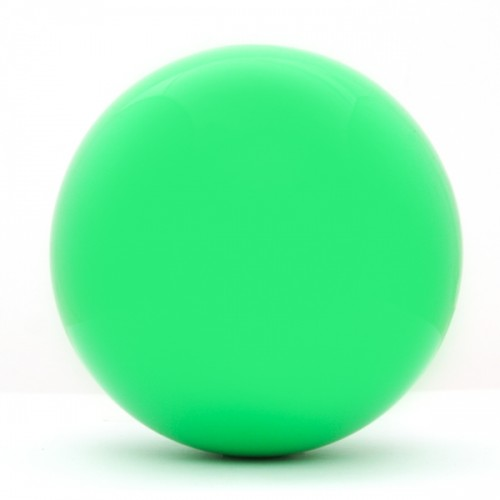
//> input picture pro/image3.jpg, 500 x 500 px
$ ./project   (built with g++ and OpenCV 4)
//> lines starting //> are read from the running program, lines starting //| are printed output that depends on the picture; after the words box and inside, x2 and y2 are one past the last pixel; in counts of white or black regions, pixels touching at a corner belong together
#include <iostream>
#include <opencv2/imgproc.hpp>
#include <opencv2/highgui.hpp>
#include <math.h>

using namespace cv;
using namespace std;


int main(int argc, char** argv) {

    Mat image, hsv, hsvB, edge, grayB, gray, mask;
    int width, length, white_pix, black_pix, all_pix, x, y, i;
    unsigned n, flag;
    vector<Vec3f> circles;

    image = imread("image3.jpg", 1);
//> image is the input picture: 500 rows x 500 cols, CV_8UC3; mean B, G, R 183.7, 241.2, 144.7
    if(! image.data) {
        cout<<"Could not open or find the image"<<endl ;
    	return -1;
    }

    cvtColor(image, hsv, COLOR_BGR2HSV, 0);
//> hsv: 500 rows x 500 cols, CV_8UC3; mean H, S, V 50.7, 106.4, 241.2
    medianBlur(hsv, hsvB, 5);
//> hsvB: 500 rows x 500 cols, CV_8UC3; mean H, S, V 50.4, 106.4, 241.3
    cvtColor(image, gray, COLOR_BGR2GRAY, 0);
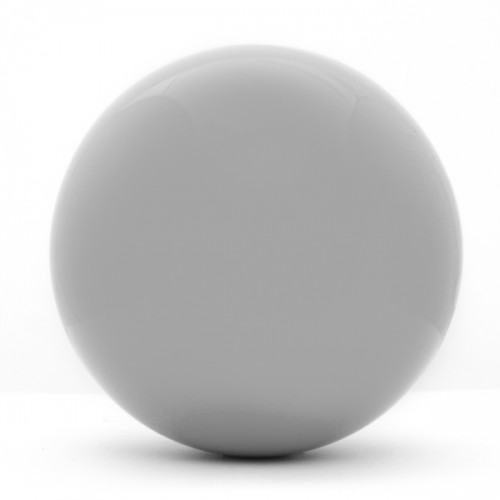
//> gray: 500 rows x 500 cols, CV_8UC1; min 22, max 255, mean 205.8
    medianBlur(gray, grayB, 5);


    width = image.cols;
//> width = 500
    length = image.rows;
//> length = 500
    printf("length = %d\n", length);
//| length = 500
    printf("width = %d\n", width);
//| width = 500

    n = 0;
    flag = 0;
    while(flag == 0){
	switch (n){
            case 0:
    	    	inRange(hsvB, Scalar(110, 50, 50), Scalar(135, 255, 255), mask);
		break;
	    case 1:
	    	inRange(hsvB, Scalar(0, 50, 50), Scalar(10, 255, 255), mask);
		break;
	    case 2:
	    	inRange(hsvB, Scalar(45, 50, 50), Scalar(75, 255, 255), mask);
		break;
	    case 3:
	    	inRange(hsvB, Scalar(15, 50, 50), Scalar(35, 255, 255), mask);
		break;
	    case 4:
	    	inRange(hsvB, Scalar(0, 0, 0), Scalar(255, 55, 100), mask);
		break;
	    case 5:
	    	inRange(hsvB, Scalar(0, 0, 0), Scalar(0, 0, 255), mask);
		break;
	    case 6:
	    	inRange(hsvB, Scalar(135, 50, 50), Scalar(170, 255, 255), mask);
		break;
	    default:
	    	cout<< "Nesto ne valja"<<endl;
		break;
	}

	white_pix = 0;
	black_pix = 0;
	all_pix = width * length;
	for(y = 0; y < width; y++){
	    for(x = 0; x < width; x++){
		if(mask.at<int>(y, x) != 0)
		    white_pix += 1;
		else
		    black_pix += 1;
	    }
	}
	cout<< "Ukupno piksela " << all_pix <<endl;
	cout<< "Beli pikseli " << white_pix <<endl;
	cout<< "Crni pikseli " << black_pix<<endl;

	if(all_pix < white_pix * 2)
            flag = 1;

	n += 1;
    }
//> this loop made 3 passes
//> (white_pix, black_pix) on passes 1 to 3: (0, 250000), (0, 250000), (137404, 112596)
//| Beli pikseli 0
//| Crni pikseli 250000
//| Beli pikseli 0
//| Crni pikseli 250000
//| Beli pikseli 137404
//| Crni pikseli 112596
//> pass 3, `inRange(hsvB, Scalar(45, 50, 50), Scalar(75, 255, 255), mask);`:
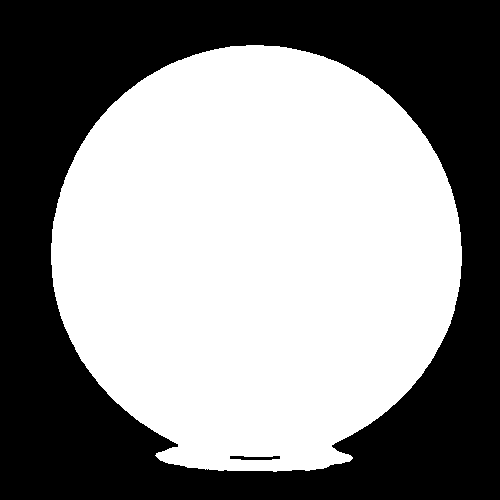
//> mask: 500 rows x 500 cols, CV_8UC1; 54.4% white; 2 black regions, box (x1, y1, x2, y2) and area: (0, 0, 500, 500) 113747, (230, 456, 280, 460) 152
//> after the loop, white_pix = 137404; black_pix = 112596; n = 3

    n -= 1;
//> n = 2
    if(n == 0)
	cout<< "BLUE" <<endl;
    if(n == 1)
	cout<< "RED" <<endl;
    if(n == 2)
	cout<< "GREEN" <<endl;
    if(n == 3)
	cout<< "YELLOW" <<endl;
    if(n == 4)
	cout<< "BLACK" <<endl;
    if(n == 5)
	cout<< "WHITE" <<endl;
    if(n == 6)
	cout<< "PINK" <<endl;

    HoughCircles( grayB, circles, CV_HOUGH_GRADIENT, 1, 80, 70, 50, 150, 380);
//> circles = 1 circle (x, y, radius): [256.5, 250.5, 206.7]
    cout<<"Broj krugova: "<< circles.size() <<endl;
//| Broj krugova: 1

    if(circles.size() >= 1)
	cout<< "LOPTA"<< endl;
    else
	cout<< "KOCKA"<< endl;

    imshow("M", mask);
    imshow("H", hsvB);
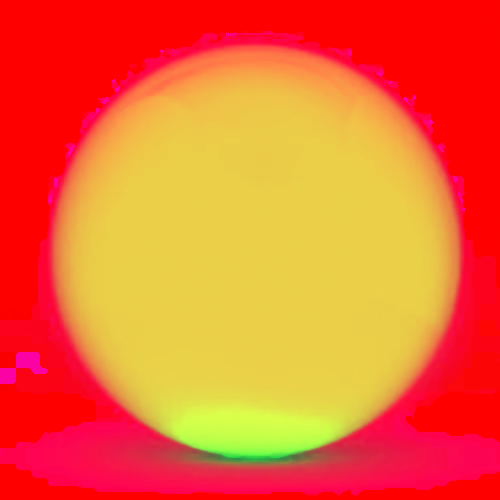
//> window 'H': 500 rows x 500 cols, CV_8UC3; mean B, G, R 50.4, 106.4, 241.3
    waitKey(0);
    destroyAllWindows();

return 0;
}

$ run again, with pro/image1.jpg copied over pro/image3.jpg
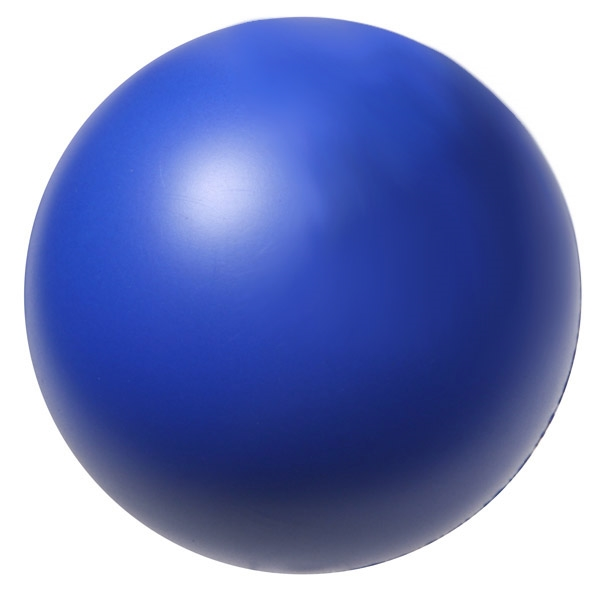
//> input picture pro/image1.jpg, 600 x 600 px
//> image is the input picture: 600 rows x 600 cols, CV_8UC3; mean B, G, R 190.6, 135.5, 122.8
//> hsv: 600 rows x 600 cols, CV_8UC3; mean H, S, V 79.4, 108.3, 190.6
//> hsvB: 600 rows x 600 cols, CV_8UC3; mean H, S, V 79.2, 108.2, 190.7
//| length = 600
//| width = 600
//> the loop `while(flag == 0)` made 1 pass
//> (white_pix, black_pix) on pass 1: (237968, 122032)
//> (printed output is left out)
//> pass 1, `inRange(hsvB, Scalar(110, 50, 50), Scalar(135, 255, 255), mask);`:
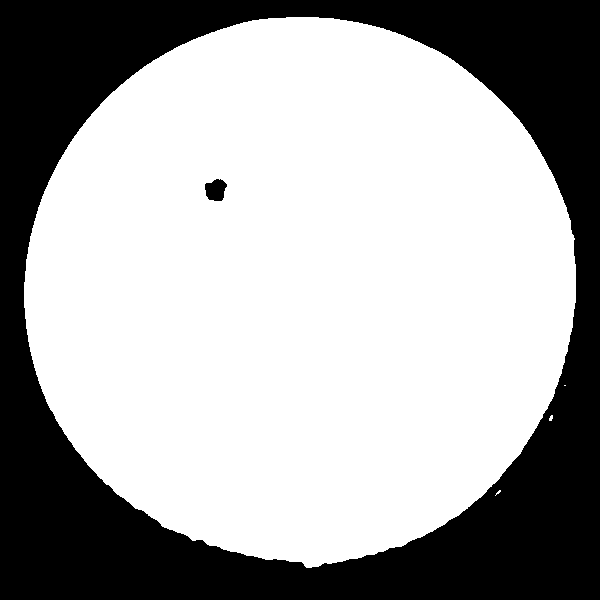
//> mask: 600 rows x 600 cols, CV_8UC1; 65.6% white; 2 black regions, box (x1, y1, x2, y2) and area: (0, 0, 600, 600) 123335, (205, 179, 227, 201) 363
//> after the loop `while(flag == 0)`: white_pix = 237968; black_pix = 122032; n = 1
//> `n -= 1;`: n = 0
//> circles = 1 circle (x, y, radius): [303.5, 296.5, 277.5]
//| Broj krugova: 1
//> `imshow("H", hsvB);`:
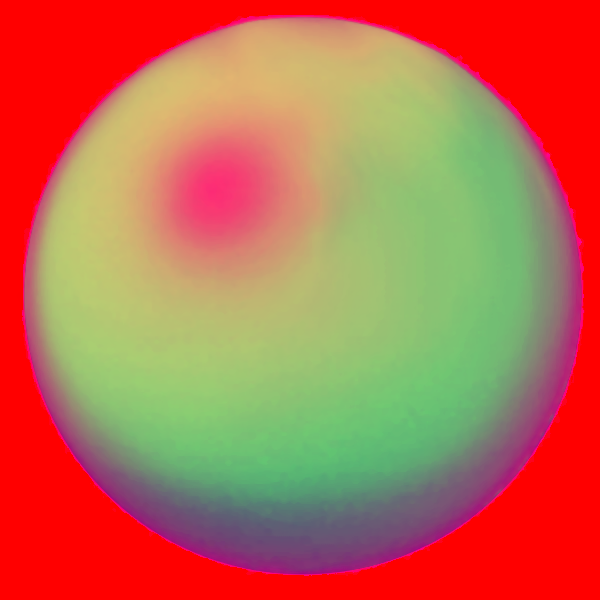
//> window 'H': 600 rows x 600 cols, CV_8UC3; mean B, G, R 79.2, 108.2, 190.7

$ run again, with pro/image2.jpg copied over pro/image3.jpg
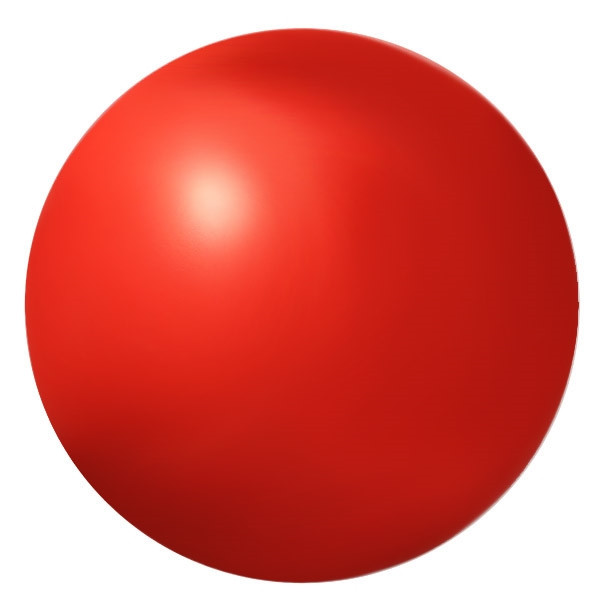
//> input picture pro/image2.jpg, 600 x 600 px
//> image is the input picture: 600 rows x 600 cols, CV_8UC3; mean B, G, R 103.8, 111.6, 220.3
//> hsv: 600 rows x 600 cols, CV_8UC3; mean H, S, V 2.6, 147.5, 220.3
//> hsvB: 600 rows x 600 cols, CV_8UC3; mean H, S, V 1.7, 147.5, 220.4
//| length = 600
//| width = 600
//> the loop `while(flag == 0)` made 2 passes
//> (white_pix, black_pix) on passes 1 to 2: (0, 360000), (243372, 116628)
//> (printed output is left out)
//> pass 2, `inRange(hsvB, Scalar(0, 50, 50), Scalar(10, 255, 255), mask);`:
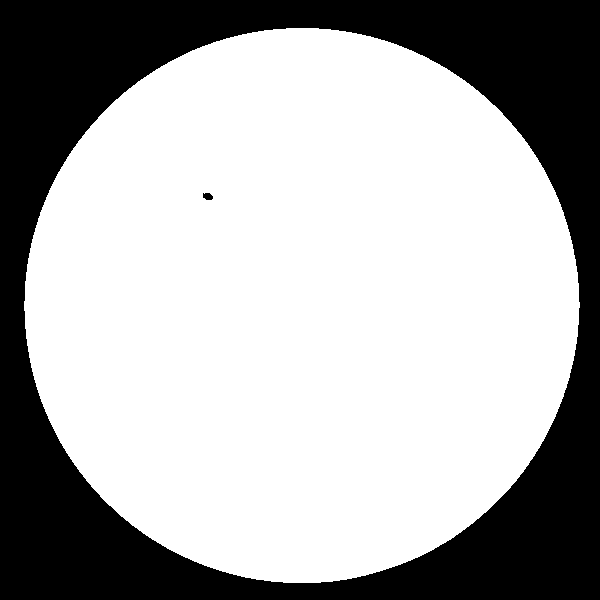
//> mask: 600 rows x 600 cols, CV_8UC1; 67.1% white; 2 black regions, box (x1, y1, x2, y2) and area: (0, 0, 600, 600) 118215, (203, 193, 213, 200) 57
//> after the loop `while(flag == 0)`: white_pix = 243372; black_pix = 116628; n = 2
//> `n -= 1;`: n = 1
//> circles = 1 circle (x, y, radius): [300.5, 305.5, 276.2]
//| Broj krugova: 1
//> `imshow("H", hsvB);`:
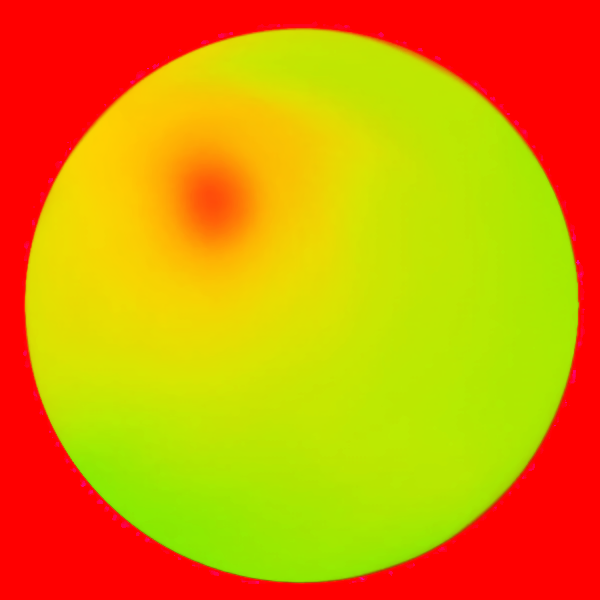
//> window 'H': 600 rows x 600 cols, CV_8UC3; mean B, G, R 1.7, 147.5, 220.4

$ run again, with pro/image5.jpg copied over pro/image3.jpg
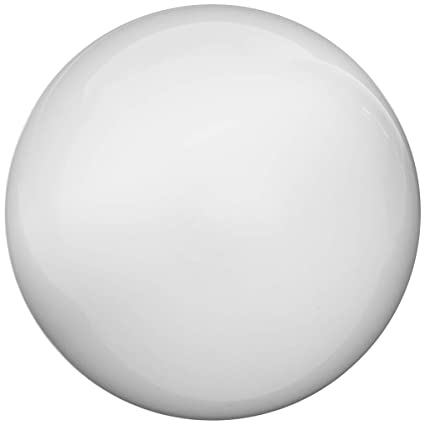
//> input picture pro/image5.jpg, 425 x 425 px
//> image is the input picture: 425 rows x 425 cols, CV_8UC3; min 81, max 255, mean 227
//> hsv: 425 rows x 425 cols, CV_8UC3; mean H, S, V 0, 0, 227
//> hsvB: 425 rows x 425 cols, CV_8UC3; mean H, S, V 0, 0, 227.2
//| length = 425
//| width = 425
//> the loop `while(flag == 0)` made 6 passes
//> (white_pix, black_pix) on passes 1 to 6: (0, 180625), (0, 180625), (0, 180625), (0, 180625), (0, 180625), (179989, 636)
//> (printed output is left out)
//> after the loop `while(flag == 0)`: white_pix = 179989; black_pix = 636; n = 6
//> `n -= 1;`: n = 5
//> circles = 1 circle (x, y, radius): [211.5, 212.5, 207.9]
//| Broj krugova: 1
//> `imshow("H", hsvB);`:
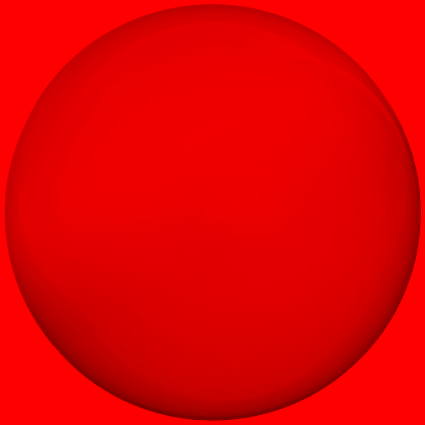
//> window 'H': 425 rows x 425 cols, CV_8UC3; mean B, G, R 0, 0, 227.2
